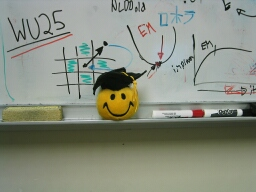
%> input picture smiley/fluor5_smiley_009.jpg, 256 x 192 px; the run also reads 1 picture not shown here
$ octave script_ycbcr.m   (GNU Octave 9; MATLAB toolbox functions it lacks are replaced by stand-ins)
%> lines starting %> are read from the running program, lines starting %| are printed output that depends on the picture; in (x1, y1, x2, y2) boxes, pixels count from 0 and x2, y2 are one past the last pixel; in counts of white or black regions, pixels touching at a corner belong together; the program's own positions count from 1
### Temp_Match_RGB.m
function [ S ] = temp_match_rgb( I, R )

[Ir , Ic ] = size(I);
[Rr , Rc ] = size(R);
% distance matrix
 D = zeros(Ir-Rr+1, Ic-Rc+1);
%
% window of search image and sum of squared diffs
for ir = 1:Ir-Rr+1,
    for ic = 1:Ic-Rc+1
        Iw = I((1:Rr)+ir-1, (1:Rc)+ic-1);
        D(ir,ic) = sum(sum((Iw - R).^2));
    end,
end

% similarity from distance

% maximun and minimum
 mx= max(D(:));
 mn = min(D(:));

% normalized similarity
 S = 1-(D - mn ) ./ (mx - mn);

end

### local_max.m
function [r, c, mx] = local_max(X, rad)
% Determine the local maxima of a matrix
%
% [r, c, mx] = local_max(X, rad) returns the local maxima of the MxN matrix X
% in a disk-shaped neighboorhood area of radius rad. r and c are the row and
% column positions of local maxima, and mx an MxN matrix containing values
% of X on those positions.

if(nargin < 2), rad = 3; end

mask  = fspecial('disk', rad) > 0;
n = sum(mask(:));
m_1st = ordfilt2(X, n, mask);
m_2nd = ordfilt2(X, n-1, mask);
idx = m_1st == X & m_1st ~= m_2nd;
[r,c] = find(idx);
mx = zeros(size(X));
mx(idx) = X(idx);

### draw_match.m
function draw_match(I, R, pos)

% displays image I and rectanges at found locations pos for reference image R.

[h, w] = size(R);
figure, imshow(I)
for i = 1:size(pos, 1)
	x = pos(i,2); y = pos(i,1);
	rectangle('Position', [x, y, w, h], 'EdgeColor', 'r')
end

### script_ycbcr.m
close all; clear all; clc;
%read  initial template image and convert to double:
% Source image :
I1 = im2double(imread('smiley\fluor5_smiley_009.jpg'));
% Target image :
I2 = im2double(imread('smiley\sunD7_smiley_077.jpg'));

figure,imshow(I1);
title('RGB image');

% convert rgb to ycbcr
I=rgb2ycbcr(I1);
%> I: size 192x256x3 double; mean of channels 1, 2, 3 0.529, 0.481, 0.497

figure,imshow(I);
title('YCbCr image');

% Extract color channels and convert to grayscale:
% Source Image:
I_y = I1(:,:,1);
I_cb = I1(:,:,2);
I_cr = I1(:,:,3);
I_gs=rgb2gray(I1);

% Target Image:
I_y2 = I2(:,:,1);
I_cb2 = I2(:,:,2);
I_cr2 = I2(:,:,3);
I_gs2=rgb2gray(I2);

%Show image for cropping limits
figure , imshow(I1);

%Show Source and Target image:
figure,
subplot(1,2,1);
imshow(I1);
title('Source Image:');
subplot(1,2,2);
imshow(I2);
title('Target Image:');

R_y = I_y(90:120,100:140);
R_cb = I_cb(90:120,100:140);
R_cr = I_cr(90:120,100:140);
R_gs = I_gs(90:120,100:140);

% Show Cropped Images for Every channel and for grayscale:
figure,
subplot(2,2,1);
imshow(R_y);
title('Cropped Image in Y channel:')
subplot(2,2,2);
imshow(R_cb);
title('Cropped Image in Cb channel:')
subplot(2,2,3);
imshow(R_cr);
title('Cropped Image in Cr channel:')
subplot(2,2,4);
imshow(R_gs);
title('Cropped Image in grayscale:')

% Call the funcion file Temp_Match_RGB to compute similarities:
% RGB is just the name , nothing to do with rgb color components
S_y=Temp_Match_RGB(I_y2 , R_y);
%> after the loop in temp_match_rgb, `for ir = 1:Ir-Rr+1,`:
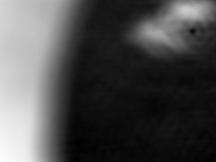
%> D: size 162x216 double; min 46.88, max 356, mean 139; drawn with min black and max white
%> in temp_match_rgb, `mx= max(D(:));`: mx = 356
%> in temp_match_rgb, `mn = min(D(:));`: mn = 46.88
S_cb=Temp_Match_RGB(I_cb2 , R_cb);
%> after the loop in temp_match_rgb (call 2), `for ir = 1:Ir-Rr+1,`:
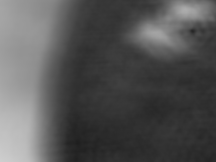
%> D: size 162x216 double; min 30.97, max 206.7, mean 84.9
%> in temp_match_rgb (call 2), `mx= max(D(:));`: mx = 206.7
%> in temp_match_rgb (call 2), `mn = min(D(:));`: mn = 30.97
S_cr=Temp_Match_RGB(I_cr2 , R_cr);
%> after the loop in temp_match_rgb (call 3), `for ir = 1:Ir-Rr+1,`:
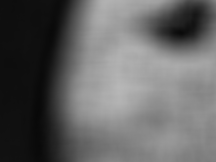
%> D: size 162x216 double; min 8.75, max 183.6, mean 99.4
%> in temp_match_rgb (call 3), `mx= max(D(:));`: mx = 183.6
%> in temp_match_rgb (call 3), `mn = min(D(:));`: mn = 8.75
%> in temp_match_rgb (call 3), `S = 1-(D - mn ) ./ (mx - mn);`:
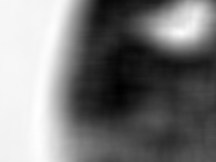
%> S: size 162x216 double; min 0, max 1, mean 0.481
S_gs=Temp_Match_RGB(I_gs2 , R_gs);

% An idea:(proved wrong)
% invert the iluminance so that temp match works with searching
% local maximum procedure again and not with the minimum :
% S_y = 1 - S_y;
% S_cb = 1 - S_cb;
% S_cr = 1 - S_cr;
% S_gs = 1 - S_gs;

% Merging:
% Compute optimization similarities:
% Take the mean (equal channel weights) and 2 other combination of weights to merge:

% Take the mean
S_mean=(S_y+S_cb+S_cr)/3;

% And with a combination of weights:
S_ycbcr2=0.5*S_y+0.2*S_cb+0.2*S_cr;

% And with another combination of weights:
S_ycbcr3=0.2*S_y+0.35*S_cb+0.35*S_cr;

% just in case i need something to change:
S_gs = S_gs;

% Diplay Simliarities all together :
figure,
subplot(2,3,1);
imshow(S_y);
title('Y');
subplot(2,3,2);
imshow(S_cb)
title('Cb:');
subplot(2,3,3);
imshow(S_cr);
title('Cr:');
subplot(2,3,4);
imshow(S_mean);
title('Mean:');
subplot(2,3,5);
imshow(S_ycbcr2);
title('ycbcr2 combination of weights:');
subplot(2,3,6);
imshow(S_ycbcr3);
title('ycbcr3 combination of weights:');

% Diplay Simliarity in grayscale :
figure, imshow(S_gs);
title('Grayscale:');

% Find the position(row and column) and the value (mx) of the merged similarity arrays:
% in color channels:
[r_mean_2, c_mean_2, mx_mean_2 ] = local_max (S_mean);
%> in local_max, `idx = m_1st == X & m_1st ~= m_2nd;`:
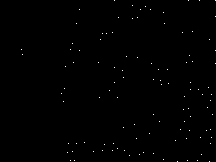
%> idx: size 162x216 logical; 0.31% white in thin lines or dots
%> in local_max, `[r,c] = find(idx);`: r = 108 values from 1 to 162; c = 108 values from 22 to 216
%> r_mean_2 = 108 values, max 162 at index 70, min 1 at index 32, mean 90.47; c_mean_2 = 108 values from 22 to 216
[r_ycbcr2_2, c_ycbcr2_2, mx_ycbcr2_2 ] = local_max (S_ycbcr2);
%> in local_max (call 2), `idx = m_1st == X & m_1st ~= m_2nd;`: idx: size 162x216 logical; 0.34% white in thin lines or dots, all inside (x1, y1, x2, y2) = (22, 0, 216, 162)
%> r_ycbcr2_2 = 120 values, max 162 at index 63, min 1 at index 36, mean 91.5; c_ycbcr2_2 = 120 values from 23 to 216
[r_ycbcr3_2, c_ycbcr3_2, mx_ycbcr3_2 ] = local_max (S_ycbcr3);
%> in local_max (call 3), `idx = m_1st == X & m_1st ~= m_2nd;`: idx: size 162x216 logical; 0.29% white in thin lines or dots
%> r_ycbcr3_2 = 103 values, max 162 at index 15, min 1 at index 31, mean 90.18; c_ycbcr3_2 = 103 values from 22 to 216
% and in grayscale image:
[r_gs, c_gs, mx_gs ] = local_max (S_gs);
%> r_gs = 151 values, max 162 at index 85, min 1 at index 24, mean 88.15; c_gs = 151 values from 23 to 216


%Thresholding in merging:
T_mean=0.9;
T_ycbcr2=0.9;
T_ycbcr3=0.9;
T_gs=0.9;
[r_mean_2, c_mean_2] = find( mx_mean_2 > T_mean * max(mx_mean_2(:)));
%> r_mean_2 = [144; 152; 32]; c_mean_2 = [69; 73; 193]
[r_ycbcr2_2, c_ycbcr2_2] = find( mx_ycbcr2_2 > T_ycbcr2 * max(mx_ycbcr2_2(:)));
%> r_ycbcr2_2 = [144; 132; 152; 161; 144; 143; 152; 32]; c_ycbcr2_2 = [69; 74; 75; 76; 78; 85; 94; 193]
[r_ycbcr3_2, c_ycbcr3_2] = find( mx_ycbcr3_2 > T_ycbcr3 * max(mx_ycbcr3_2(:)));
%> r_ycbcr3_2 = 32; c_ycbcr3_2 = 193

% Thresholding in grayscale image
[r_gs, c_gs] = find( mx_gs > T_gs * max(mx_gs(:)));
%> r_gs = 48 values from 32 to 162; c_gs = 48 values from 70 to 216


% Apply Template Matching in the target image I2:
% with grayscale:
draw_match(I2, R_gs, [r_gs c_gs]);
%> the loop in draw_match, `for i = 1:size(pos, 1)` made 48 passes
%> (x, y) on passes 1 to 12: (70, 144), (73, 109), (75, 133), (76, 152), (77, 160), (78, 144), (84, 134), (85, 143), (85, 151), (94, 152), (95, 161), (99, 140)
title('Merging with grayscale in I2');
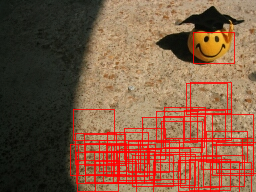
%> figure redrawn from the program's plot data; its title reads 'Merging with grayscale in I2'
% with merging scenario:
draw_match(I2, R_cb, [r_mean_2 c_mean_2]);
%> the loop in draw_match (call 2), `for i = 1:size(pos, 1)` made 3 passes
%> (x, y) on passes 1 to 3: (69, 144), (73, 152), (193, 32)
title('Merging with mean in I2');
%> figure, not shown here; its title reads 'Merging with mean in I2'
% weights rgb2 scenario:
draw_match(I2, R_cb, [r_ycbcr2_2 c_ycbcr2_2]);
title('Merging with ycbcr2 in I2');
%> figure, not shown here; its title reads 'Merging with ycbcr2 in I2'
% weights rgb3 scenario:
draw_match(I2, R_cb, [r_ycbcr3_2 c_ycbcr3_2]);
title('Merging with ycbcr3 in I2');
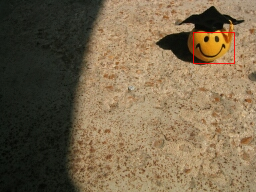
%> figure redrawn from the program's plot data; its title reads 'Merging with ycbcr3 in I2'
